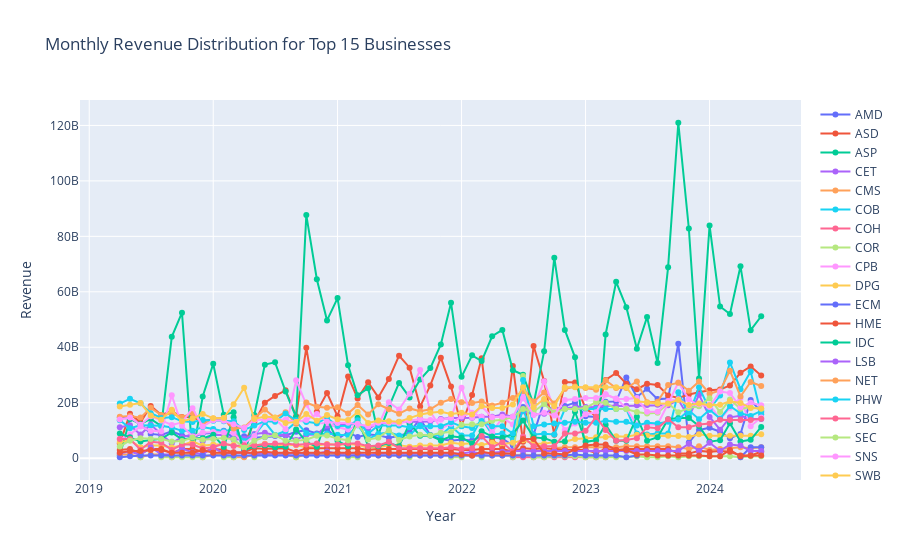

Notebook code for this chart:
### Markdown cell above
**Insight:** Eventhough ASP was the major revenue contributor, its PAT yield is comparitively lesser. COR generates the maximum PAT amount.

### Code cell
#Revenue distribution over the years

top_15_revenue_data = df[df['BUSINESS GROUP'].isin(top_15_businesses)]

#Group by year
yearly_revenue = df.groupby(['DATE', 'BUSINESS GROUP'])['C_Revenue'].sum().unstack()

fig = go.Figure()

# Add a line for each business
for business in yearly_revenue.columns:
    fig.add_trace(go.Scatter(
        x=yearly_revenue.index,
        y=yearly_revenue[business],
        mode='lines+markers',
        name=business
    ))

fig.update_layout(
    title='Monthly Revenue Distribution for Top 15 Businesses',
    xaxis_title='Year',
    yaxis_title='Revenue',
)


fig.show()
